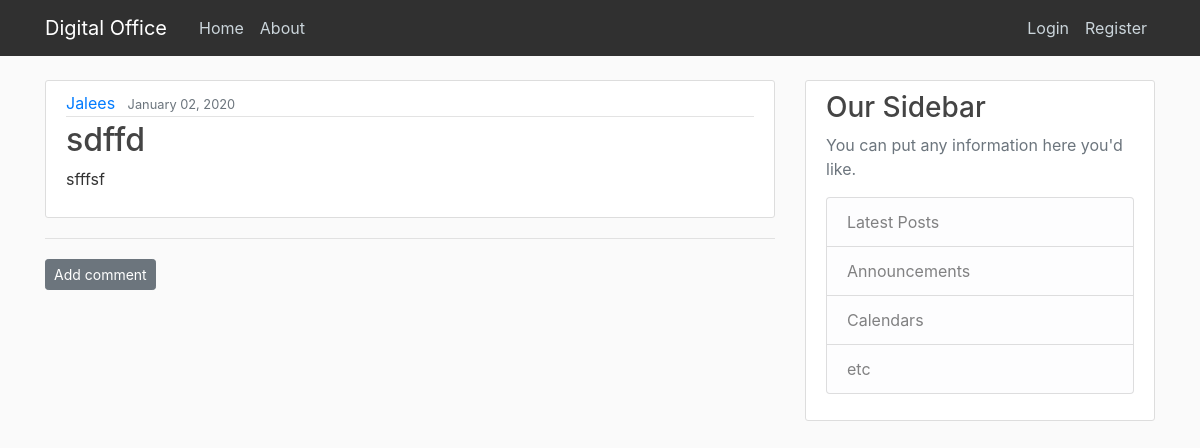
The app's page /blog/files/31/, older data.
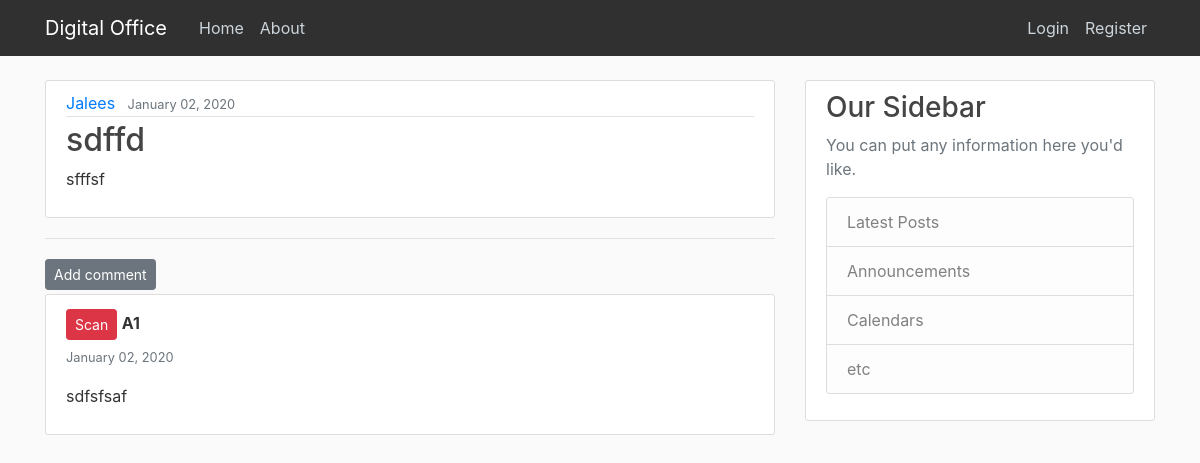
The same page, newer data.
### blog/models.py (models this page shows, shortened)
class Comment(models.Model):
    files = models.ForeignKey('blog.Files', on_delete=models.CASCADE, related_name='comments')
    author = models.CharField(max_length=200)
    text = models.TextField()
    role = models.CharField(max_length=200,default="Scan")
    created_date = models.DateTimeField(default=timezone.now)
    approved_comment = models.BooleanField(default=False)
    stage1=models.CharField(max_length=7,default="False")
    stage2=models.CharField(max_length=7,default="False")
    stage3=models.CharField(max_length=7,default="False")
    final=models.CharField(max_length=7,default="False")

### blog/views.py (the view)
# urls.py: path('files/<int:pk>/',FileDetailView.as_view(),name='file-detail'),
class FileDetailView(DetailView):
    model=Files

### blog/templates/blog/files_detail.html (shortened to what this page needs)
{% extends "blog/base.html" %}
{% block content %}
<article class="media content-section">
    <div class="media-body">
      <div class="article-metadata">
        <a class="mr-2" href="#">{{ object.author }}</a>
        <small class="text-muted">{{ object.date_posted | date:"F d, Y" }}</small>
      </div>
      <h2  class="article-title">{{ object.title }}</h2>
      <p class="article-content">{{ object.summary }}</p>
    </div>
  </article>
  <hr>
<a class="btn btn-secondary btn-sm mt-1 mb-1" href="{% url 'add_comment_to_post' files.pk %}">Add comment</a>
<br>
{% if user.is_staff and user.is_superuser %}
{% for comment in object.comments.all %}
    <div  class="container content-section" >
      {% if comment.role == 'Phase 2' %}
      <button type="button" class="btn btn-warning btn-sm mt-1 mb-1">{{ comment.role }}</button>
     {% elif comment.role == 'Phase 1' %}
     <button type="button" class="btn btn-success btn-sm mt-1 mb-1">{{ comment.role }}</button>
     {% elif comment.role == 'Final' %}
     <button type="button" class="btn btn-info btn-sm mt-1 mb-1">{{ comment.role }}</button>
     {% elif comment.role == 'Scan' %}
     <button type="button" class="btn btn-danger btn-sm mt-1 mb-1">{{ comment.role }}</button>
     {% endif %}
      <strong>{{ comment.author }}</strong><br>
      <small class="text-muted">{{ comment.created_date | date:"F d, Y" }}</small>
        <p>{{ comment.text|linebreaks }}</p>
    </div>
    {% endfor %}
{% else  %}
{% for comment in object.comments.all %}
{% if comment.role == 'Scan' %}
        <div class='container content-section'>
          {% if comment.role == 'Phase 2' %}
          <button type="button" class="btn btn-warning btn-sm mt-1 mb-1">{{ comment.role }}</button>
         {% elif comment.role == 'Phase 1' %}
         <button type="button" class="btn btn-success btn-sm mt-1 mb-1">{{ comment.role }}</button>
         {% elif comment.role == 'Final' %}
         <button type="button" class="btn btn-info btn-sm mt-1 mb-1">{{ comment.role }}</button>
         {% elif comment.role == 'Scan' %}
         <button type="button" class="btn btn-danger btn-sm mt-1 mb-1">{{ comment.role }}</button>
         {% endif %}
          <strong>{{ comment.author }}</strong>
    <br>
          <small class="text-muted">{{ comment.created_date | date:"F d, Y" }}</small>
            <p>{{ comment.text|linebreaks }}</p>
        </div>
{% endif %}
{% endfor %}
{% endif %}
{% endblock %}

Row changes from the older to the newer data that the page shows:
added Comment: role "Scan", author "A1", created_date "January 02, 2020", text "sdfsfsaf"
